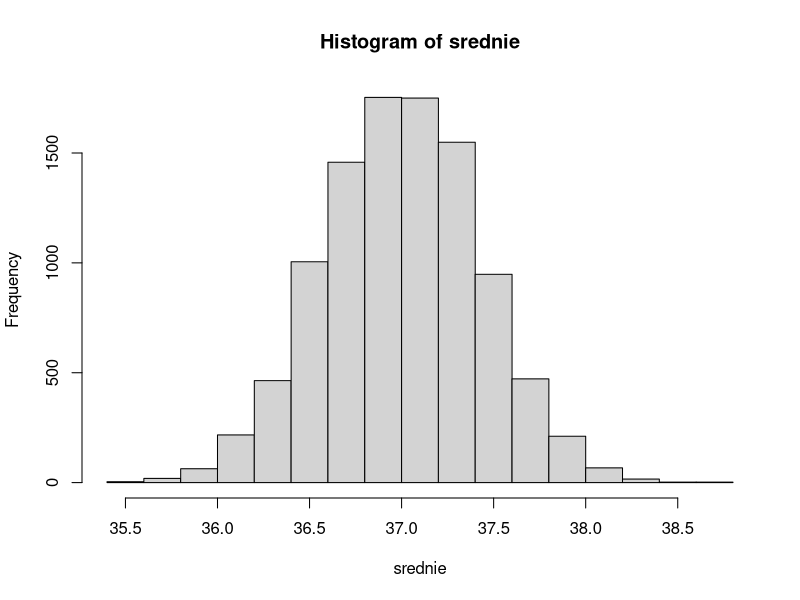
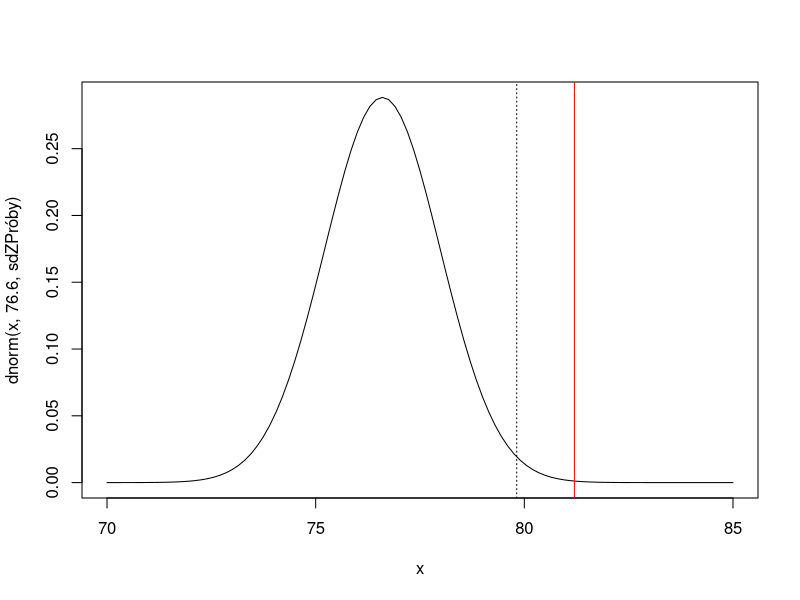

Write R code to recreate these figures, in order.
#questionable research practices
#pod kątem statystycznym

# HARKing
# p-hacking
# cherrypicking

# Open Science Framework





#zadanie 1
# 50 bobrów, mierzymy temp, liczymy średnią

# μ = 37.00 σ = 3

bobry <- rnorm(50, 37, 3)
mean(bobry)
sd(bobry)

srednie <- replicate(10000, mean(rnorm(50, 37, 3)))

mean(srednie)
sd(srednie)
hist(srednie)


# SE = σ / sqrt(n) #standard error



#zadanie 2
# μ = 76.6 σ = 8.3
# n = 36; X = 81.2; s = 11.3


#Czy mamy podstawy sądzić, że ci studenci nie pochodzą z populacji o średniej μ?


# H0: μ = 76.6
# HA: μ > 76.6

# z CTG (centralnego twierdzenia granicznego) średnia z próby równa populacyjnej, 
# odchylenie z próby równe σ / sqrt(n)

sdZPróby <- 8.3 / sqrt(36)
curve(dnorm(x, 76.6, sdZPróby), from = 70, to = 85)
abline(v = 81.2, col = "red")

obszarKrytyczny <- qnorm(0.99, 76.6, sdZPróby)
abline(v = obszarKrytyczny, lty = 3)

# zatem studenci NIE pochodzą z populacji o średniej μ
# bo odrzucamy hipotezę zerową 

pnorm(81.2, 76.6, 1.38, lower.tail = F)
z_stat <- (81.2 - 76.6) / sdZPróby
pnorm(z_stat, lower.tail = F)
qnorm(0.95)


